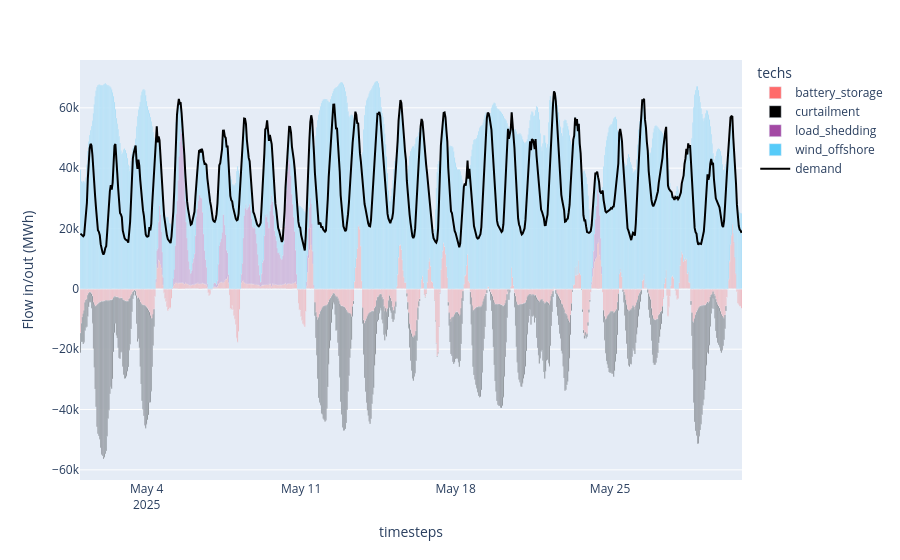

The notebook cell this image was saved under:
### Code cell
plot_dispatch(
    model_path=f"results/{scenario_name}_results.nc",
    plot_export_path=f"results/{scenario_name}_dispatch.html",
)

### Figure 1 — Plotly figure (JSON) as saved in the notebook; plotly's stock layout.template omitted (floating-point values rounded to 4 significant figures; data arrays with more than 128 entries replaced by an {"elided": "..."} marker saying what was removed)
{"data": [{"hovertemplate": "techs=battery_storage<br>timesteps=%{x}<br>Flow in/out (MWh)=%{y}<extra></extra>", "legendgroup": "battery_storage", "marker": {"color": "#FF6B6B", "pattern": {"shape": ""}}, "name": "battery_storage", "orientation": "v", "showlegend": true, "textposition": "auto", "type": "bar", "x": {"elided": "720 str values"}, "xaxis": "x", "y": {"elided": "720 float values"}, "yaxis": "y"}, {"hovertemplate": "techs=curtailment<br>timesteps=%{x}<br>Flow in/out (MWh)=%{y}<extra></extra>", "legendgroup": "curtailment", "marker": {"color": "#000000", "pattern": {"shape": ""}}, "name": "curtailment", "orientation": "v", "showlegend": true, "textposition": "auto", "type": "bar", "x": {"elided": "696 str values"}, "xaxis": "x", "y": {"elided": "696 float values"}, "yaxis": "y"}, {"hovertemplate": "techs=load_shedding<br>timesteps=%{x}<br>Flow in/out (MWh)=%{y}<extra></extra>", "legendgroup": "load_shedding", "marker": {"color": "#A349A4", "pattern": {"shape": ""}}, "name": "load_shedding", "orientation": "v", "showlegend": true, "textposition": "auto", "type": "bar", "x": {"elided": "720 str values"}, "xaxis": "x", "y": {"elided": "720 float values"}, "yaxis": "y"}, {"hovertemplate": "techs=wind_offshore<br>timesteps=%{x}<br>Flow in/out (MWh)=%{y}<extra></extra>", "legendgroup": "wind_offshore", "marker": {"color": "#56CBF9", "pattern": {"shape": ""}}, "name": "wind_offshore", "orientation": "v", "showlegend": true, "textposition": "auto", "type": "bar", "x": {"elided": "720 str values"}, "xaxis": "x", "y": {"elided": "720 float values"}, "yaxis": "y"}, {"marker": {"color": "black"}, "name": "demand", "type": "scatter", "x": {"elided": "720 str values"}, "y": {"elided": "720 float values"}}], "layout": {"barmode": "relative", "legend": {"title": {"text": "techs"}, "tracegroupgap": 0}, "margin": {"t": 60}, "xaxis": {"anchor": "y", "domain": [0, 1], "title": {"text": "timesteps"}}, "yaxis": {"anchor": "x", "domain": [0, 1], "title": {"text": "Flow in/out (MWh)"}}}}
